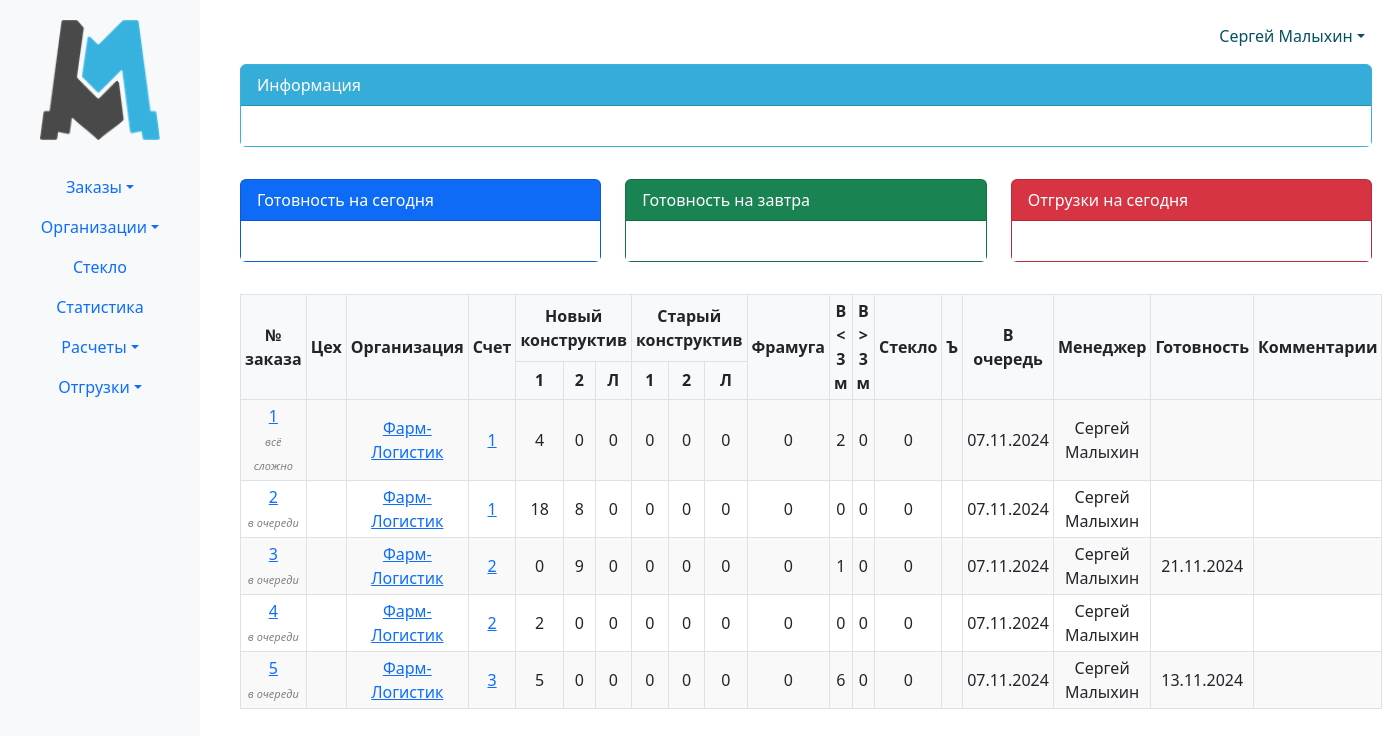
Before: /erp_main/orders_list/ (signed in) with the older database file.
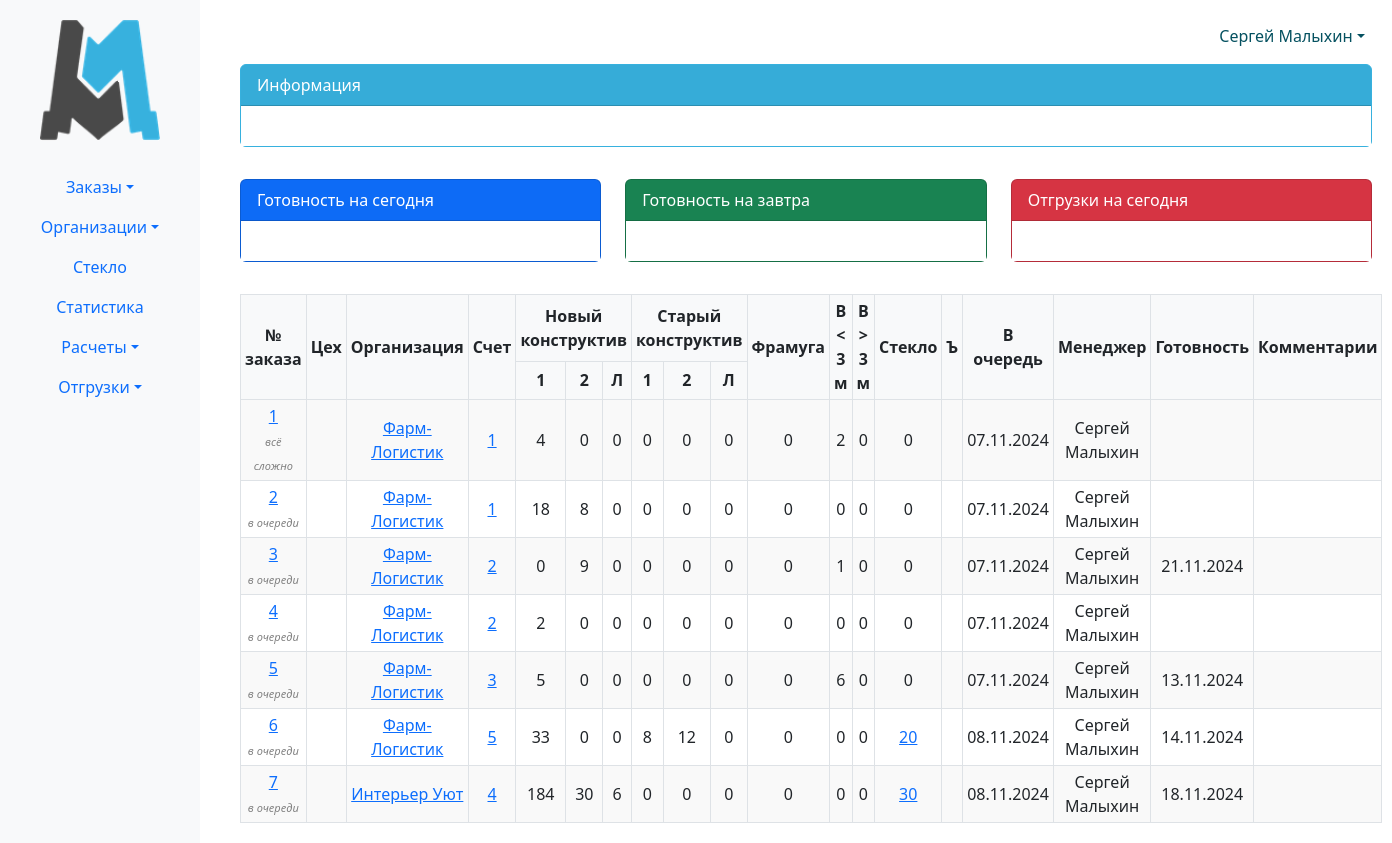
After: the same page with the newer database file.
### erp_main/models.py (models this page shows, shortened)
class Order(models.Model):
    internal_order_number = models.CharField(max_length=255, unique=True)
    created_at = models.DateTimeField(auto_now_add=True)
    order_file = models.FileField(upload_to='uploads/')
    invoice = models.ForeignKey(Invoice, related_name='invoice',blank=True, null=True, on_delete=models.CASCADE)
    due_date = models.DateField(null=True, blank=True)
    comment = models.TextField(blank=True, null=True)
    def get_items_filtered(self):
        return self.items.exclude(p_status__in=['changed', 'canceled'])
    @property
    def doors_1_nk(self):
        return self.get_items_filtered().filter(
            p_kind='door',
            p_construction='NK',
            p_active_trim=None,
        ).aggregate(total=Sum('p_quantity'))['total'] or 0
    @property
    def doors_2_nk(self):
        return self.get_items_filtered().filter(
            p_kind='door',
            p_construction='NK',
            p_active_trim__isnull=False,
        ).aggregate(total=Sum('p_quantity'))['total'] or 0
    @property
    def hatch_nk(self):
        return self.get_items_filtered().filter(
            p_kind='hatch',
            p_construction='NK',
        ).aggregate(total=Sum('p_quantity'))['total'] or 0
    @property
    def doors_1_sk(self):
        return self.get_items_filtered().filter(
            p_kind='door',
            p_construction='SK',
            p_active_trim=None,
        ).aggregate(total=Sum('p_quantity'))['total'] or 0
    @property
    def doors_2_sk(self):
        return self.get_items_filtered().filter(
            p_kind='door',
            p_construction='SK',
            p_active_trim__isnull=False,
        ).aggregate(total=Sum('p_quantity'))['total'] or 0
    @property
    def hatch_sk(self):
        return self.get_items_filtered().filter(
            p_kind='hatch',
            p_construction='SK',
        ).aggregate(total=Sum('p_quantity'))['total'] or 0
    @property
    def transom(self):
        return self.get_items_filtered().filter(
            p_kind='transom',
        ).aggregate(total=Sum('p_quantity'))['total'] or 0
    @property
    def gate(self):
        return self.get_items_filtered().filter(
            p_kind='gate',
            p_width__lt=3000,
            p_height__lt=3000,
        ).aggregate(total=Sum('p_quantity'))['total'] or 0
    @property
    def gate_3000(self):
        return self.get_items_filtered().filter(
            Q(p_kind='gate') & (Q(p_width__gte=3000) | Q(p_height__gte=3000)),
        ).aggregate(total=Sum('p_quantity'))['total'] or 0
    @property
    def glass(self):
        return self.get_items_filtered().filter(Q(p_glass__isnull=False) &
                                                ~Q(p_glass={})).aggregate(total=Sum('p_quantity'))['total'] or 0
    @property
    def status(self): # раскидываем позиции по статусам
        in_query = self.get_items_filtered().filter(p_status='in_query').aggregate(total=Sum('p_quantity'))['total'] or 0
        product = self.get_items_filtered().filter(p_status='product').aggregate(total=Sum('p_quantity'))['total'] or 0
        ready = self.get_items_filtered().filter(p_status='ready').aggregate(total=Sum('p_quantity'))['total'] or 0
        shipped = self.get_items_filtered().filter(p_status='shipped').aggregate(total=Sum('p_quantity'))['total'] or 0
        if in_query > 0 and product == 0 and ready == 0 and shipped == 0:
            return f'в очереди'
        elif in_query == 0 and product > 0 and ready == 0 and shipped == 0:
            return f'запущен'
        elif in_query == 0 and product == 0 and ready > 0 and shipped == 0:
            return f'готов'
        elif in_query == 0 and product == 0 and ready == 0 and shipped > 0:
            return f'отгружен'
        else:
            return f'всё сложно'

class Invoice(models.Model):
    number = models.CharField(max_length=5, blank=True, null=True)
    organization = models.ForeignKey(Organization, related_name='organization', on_delete=models.CASCADE)
    date = models.DateField()
    amount = models.IntegerField(default=0)
    payed_amount = models.IntegerField(default=0)
    shipping_amount = models.IntegerField(default=0)
    montage_amount = models.IntegerField(default=0)
    legal_entity = models.ForeignKey(LegalEntity, related_name='legal_entity', on_delete=models.CASCADE)
    invoice_file = models.FileField(upload_to='invoices/', blank=True, null=True)
    year = models.PositiveIntegerField(editable=False)
    class Meta:
        constraints = [
            models.UniqueConstraint(fields=['number', 'legal_entity', 'year'], name='unique_field_combination')
        ]

class Organization(models.Model):
    FOOTING_CHOICES = (
        ('ustav', 'устава'),
        ('attorney', 'доверенности')
    )
    KIND_CHOICES = (
        ('ooo', 'ООО'),
        ('ao', 'АО'),
        ('zao', 'ЗАО'),
        ('ip', 'ИП'),
    )
    kind = models.CharField(max_length=100, blank=True, null=True, choices=KIND_CHOICES)
    phone_number = models.CharField(max_length=15, blank=True, null=True)
    name_fl = models.CharField(max_length=15, blank=True, null=True)
    user = models.ForeignKey(User, related_name='organizations', on_delete=models.CASCADE)
    ceo_footing = models.CharField(max_length=30, choices=FOOTING_CHOICES)
    name = models.CharField(max_length=100, blank=True, null=True)
    inn = models.CharField(max_length=15, blank=True, null=True)
    ogrn = models.CharField(max_length=15, blank=True, null=True)
    kpp = models.CharField(max_length=15, blank=True, null=True)
    r_s = models.CharField(max_length=25, blank=True, null=True)
    bank = models.CharField(max_length=300, blank=True, null=True)
    bik = models.CharField(max_length=10, blank=True, null=True)
    k_s = models.CharField(max_length=25, blank=True, null=True)
    address = models.CharField(max_length=150, blank=True, null=True)
    email = models.EmailField(blank=True, null=True)
    ceo_title = models.CharField(max_length=30, blank=True, null=True)
    ceo_name = models.CharField(max_length=150, blank=True, null=True)
    contracts = models.FileField(upload_to='contracts/', blank=True, null=True)
    def __str__(self):
        if self.name_fl:
            return f'{self.name_fl} ({self.phone_number})'
        return self.name
    class Meta:
        verbose_name_plural = 'Организации'

### erp_main/views.py (the view)
# urls.py: path('orders_list/', views.orders_list, name='orders_list'),
@login_required(login_url='login')
def orders_list(request):
    if request.user.is_staff:
        return render(request, 'orders_list.html', {'orders': Order.objects.all()})
    else:
        return render(request, 'orders_list.html', {'orders': Order.objects.filter(user=request.user)()})

### erp_main/templates/orders_list.html (shortened to what this page needs)
{% extends 'base.html' %}
{% block content %}
<table>
    <thead>
        <tr>
            <th rowspan="2">№ заказа</th>
            <th rowspan="2">Цех</th>
            <th rowspan="2">Организация</th>
            <th rowspan="2">Счет</th>
            <th colspan="3">Новый конструктив</th>
            <th colspan="3">Старый конструктив</th>
            <th rowspan="2">Фрамуга</th>
            <th rowspan="2">В < 3 м</th>
            <th rowspan="2">В > 3 м</th>
            <th rowspan="2">Стекло</th>
            <th rowspan="2">Ъ</th>
            <th rowspan="2">В очередь</th>
            <th rowspan="2">Менеджер</th>
            <th rowspan="2">Готовность</th>
            <th rowspan="2">Комментарии</th>
        </tr>
        <tr>
            <th>1</th>
            <th>2</th>
            <th>Л</th>
            <th>1</th>
            <th>2</th>
            <th>Л</th>
        </tr>
    </thead>
    <tbody>
        {% for order in orders %}
            <tr>
                <td>
                    <a href="{% url 'order_detail' order.id %}">{{ order.id }}</a>
                    <br>
                    <span style="font-size: 11px; font-style: italic; color: grey;">{{ order.status }}</span>
                </td>
                <td></td>
                <td>
                    <a href="{% url 'organization_detail' order.invoice.organization.id %}">{{ order.invoice.organization }}</a>
                </td>
                <td>
                    <a href="{% url 'invoice_detail' order.invoice.id %}">{{ order.invoice.number }}</a>
                </td>
                <td>{{ order.doors_1_nk }}</td>
                <td>{{ order.doors_2_nk }}</td>
                <td>{{ order.hatch_nk }}</td>
                <td>{{ order.doors_1_sk }}</td>
                <td>{{ order.doors_2_sk }}</td>
                <td>{{ order.hatch_sk }}</td>
                <td>{{ order.transom }}</td>
                <td>{{ order.gate }}</td>
                <td>{{ order.gate_3000 }}</td>
                <td>
                    {% if order.glass != 0 %}
                        <a href="{% url 'glass_info' order.id %}">{{ order.glass }}</a>
                    {% else %}
                        {{ order.glass }}
                    {% endif %}
                </td>
                <td></td>
                <td>{{ order.created_at|date:"d.m.Y" }}</td>
                <td>{{ order.invoice.organization.user.get_full_name }}</td>
                <td>{{ order.due_date|date:"d.m.Y" }}</td>
                <td></td>
            </tr>
        {% endfor %}
    </tbody>
</table>
{% endblock %}

### templates/base.html (shortened to what this page needs)
{% load static %}
<!DOCTYPE html>
<html lang="ru">
<head>
    <link href="https://cdn.jsdelivr.net/npm/bootstrap@5.3.0-alpha1/dist/css/bootstrap.min.css" rel="stylesheet">
</head>
<body>
<div class="container-fluid">
    <div class="row">
        <nav class="col-md-2 d-none d-md-block bg-light sidebar">
            <div style="text-align: center;">
                <a href="{% url 'index' %}">
                    <img src="{% static 'erp_main/images/logo.png' %}" style="width: 120px; height: auto;" alt="Главная">
                </a>
            </div>
            <br>
            <div class="sidebar-sticky">
                <ul class="nav flex-column text-center">
                    <li class="nav-item dropdown">
                        <a class="nav-link dropdown-toggle" href="#" role="button" data-bs-toggle="dropdown" aria-expanded="false">Заказы</a>
                    </li>
                    <li class="nav-item dropdown">
                        <a class="nav-link dropdown-toggle" href="#" role="button" data-bs-toggle="dropdown" aria-expanded="false">Организации</a>
                    </li>
                    <li class="nav-item">
                        <a class="nav-link" href="#">Стекло</a>
                    </li>
                    <li class="nav-item">
                        <a class="nav-link" href="#">Статистика</a>
                    </li>
                    <li class="nav-item dropdown">
                        <a class="nav-link dropdown-toggle" href="#" role="button" data-bs-toggle="dropdown" aria-expanded="false">Расчеты</a>
                    </li>
                    <li class="nav-item dropdown">
                        <a class="nav-link dropdown-toggle" href="#" role="button" data-bs-toggle="dropdown" aria-expanded="false">Отгрузки</a>
                    </li>
                </ul>
            </div>
        </nav>
        <main role="main" class="col-md-10 main-content">
            <div class="row my-1">
                <div class="col-md-12">
                    <div class="row mb-0">
                        <div class="col-md-2 text-center" style="background: none;">
                            <div class="alert alert-info" role="alert">
                                {% if user.is_authenticated %}
                                    <li class="nav-item dropdown">
                                        <a class="nav-link dropdown-toggle" href="#" role="button" data-bs-toggle="dropdown" aria-expanded="false">{{ user.first_name }} {{ user.last_name }}</a>
                                    </li>
                                {% endif %}
                            </div>
                        </div>
                    </div>
                    <div class="card mb-3 text-white" id="first-block">
                        <div class="card-header">Информация</div>
                        <div class="card-body">
                        </div>
                    </div>
                </div>
            </div>
            <div class="row my-3">
                <div class="col-md-4">
                    <div class="card text-white bg-primary mb-3">
                        <div class="card-header">Готовность на сегодня</div>
                        <div class="card-body">
                        </div>
                    </div>
                </div>
                <div class="col-md-4">
                    <div class="card text-white bg-success mb-3">
                        <div class="card-header">Готовность на завтра</div>
                        <div class="card-body">
                        </div>
                    </div>
                </div>
                <div class="col-md-4">
                    <div class="card text-white bg-danger mb-3">
                        <div class="card-header">Отгрузки на сегодня</div>
                        <div class="card-body">
                        </div>
                    </div>
                </div>
            </div>
        {% block content %}
        {% endblock %}
        </main>
    </div>
</div>
</body>
</html>

### templates/base.html (style rules this page uses)
.alert-info { background: none; padding-top: 0; padding-bottom: 0; border: none; }
.nav-item { position: relative; list-style: none; }
.nav-link { transition: background-color 0.3s; border-radius: 5px; }
.sidebar { width: 200px; padding-top: 20px; position: fixed; height: 100%; overflow-y: auto; background-color: #f8f9fa !important; }
.main-content { margin-left: 220px; padding: 20px; flex-grow: 1; }
table { border-collapse: collapse; width: 100%; }
th, td { border: 1px solid #dee2e6; padding: 8px; text-align: left; }
tr:nth-child(odd) { background-color: #f9f9f9; }
tr:nth-child(even) { background-color: #ffffff; }
.card-body { text-align: center; background-color: white; }
#first-block { border: 1px solid #37b1de; background-color: #37b1de; }

### erp_main/templates/orders_list.html (style rules this page uses)
table { border-collapse: collapse; width: 100%; margin: 0 auto; }
th, td { padding: 4px; text-align: center; vertical-align: middle; border: 1px solid #dee2e6; }
th { background-color: #f8f9fa; }

Changed rows visible on the page:
added Order: id "6", status "в очереди", invoice.organization "Фарм-Логистик", invoice.number "5", doors_1_nk "33", doors_2_nk "0", hatch_nk "0", doors_1_sk "8", doors_2_sk "12", hatch_sk "0", transom "0", gate "0", gate_3000 "0", glass "20", created_at "08.11.2024", invoice.organization.user.get_full_name "Сергей Малыхин", due_date "14.11.2024"
added Order: id "7", status "в очереди", invoice.organization "Интерьер Уют", invoice.number "4", doors_1_nk "184", doors_2_nk "30", hatch_nk "6", doors_1_sk "0", doors_2_sk "0", hatch_sk "0", transom "0", gate "0", gate_3000 "0", glass "30", created_at "08.11.2024", invoice.organization.user.get_full_name "Сергей Малыхин", due_date "18.11.2024"
